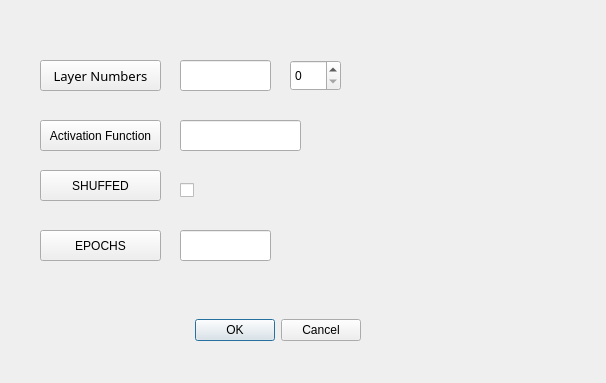
<?xml version="1.0" encoding="UTF-8"?>
<ui version="4.0">
 <class>Dialog_Layer</class>
 <widget class="QDialog" name="Dialog_Layer">
  <property name="geometry">
   <rect>
    <x>0</x>
    <y>0</y>
    <width>606</width>
    <height>383</height>
   </rect>
  </property>
  <property name="windowTitle">
   <string>Dialog</string>
  </property>
  <widget class="QDialogButtonBox" name="buttonBox_Layers">
   <property name="geometry">
    <rect>
     <x>190</x>
     <y>290</y>
     <width>171</width>
     <height>81</height>
    </rect>
   </property>
   <property name="orientation">
    <enum>Qt::Horizontal</enum>
   </property>
   <property name="standardButtons">
    <set>QDialogButtonBox::Cancel|QDialogButtonBox::Ok</set>
   </property>
  </widget>
  <widget class="QPushButton" name="pushButton_LayerNo">
   <property name="geometry">
    <rect>
     <x>40</x>
     <y>60</y>
     <width>121</width>
     <height>31</height>
    </rect>
   </property>
   <property name="font">
    <font>
     <family>Microsoft JhengHei</family>
     <pointsize>10</pointsize>
    </font>
   </property>
   <property name="text">
    <string>Layer Numbers</string>
   </property>
  </widget>
  <widget class="QLineEdit" name="lineEdit_LayerNo">
   <property name="geometry">
    <rect>
     <x>180</x>
     <y>60</y>
     <width>91</width>
     <height>31</height>
    </rect>
   </property>
   <property name="text">
    <string/>
   </property>
  </widget>
  <widget class="QPushButton" name="pushButton_ACFN">
   <property name="geometry">
    <rect>
     <x>40</x>
     <y>120</y>
     <width>121</width>
     <height>31</height>
    </rect>
   </property>
   <property name="font">
    <font>
     <pointsize>9</pointsize>
    </font>
   </property>
   <property name="text">
    <string>Activation Function</string>
   </property>
  </widget>
  <widget class="QSpinBox" name="spinBox_LayerNo">
   <property name="geometry">
    <rect>
     <x>290</x>
     <y>60</y>
     <width>51</width>
     <height>31</height>
    </rect>
   </property>
  </widget>
  <widget class="QLineEdit" name="lineEdit_ACFN">
   <property name="geometry">
    <rect>
     <x>180</x>
     <y>120</y>
     <width>121</width>
     <height>31</height>
    </rect>
   </property>
  </widget>
  <widget class="QPushButton" name="pushButton_SHUFFED">
   <property name="geometry">
    <rect>
     <x>40</x>
     <y>170</y>
     <width>121</width>
     <height>31</height>
    </rect>
   </property>
   <property name="font">
    <font>
     <pointsize>9</pointsize>
    </font>
   </property>
   <property name="text">
    <string>SHUFFED</string>
   </property>
  </widget>
  <widget class="QCheckBox" name="checkBox_Shuffer">
   <property name="geometry">
    <rect>
     <x>180</x>
     <y>180</y>
     <width>51</width>
     <height>21</height>
    </rect>
   </property>
   <property name="text">
    <string/>
   </property>
  </widget>
  <widget class="QPushButton" name="pushButton_Epochs">
   <property name="geometry">
    <rect>
     <x>40</x>
     <y>230</y>
     <width>121</width>
     <height>31</height>
    </rect>
   </property>
   <property name="font">
    <font>
     <pointsize>9</pointsize>
    </font>
   </property>
   <property name="text">
    <string>EPOCHS</string>
   </property>
  </widget>
  <widget class="QLineEdit" name="lineEdit_EPOCHS">
   <property name="geometry">
    <rect>
     <x>180</x>
     <y>230</y>
     <width>91</width>
     <height>31</height>
    </rect>
   </property>
   <property name="text">
    <string/>
   </property>
  </widget>
 </widget>
 <resources/>
 <connections>
  <connection>
   <sender>buttonBox_Layers</sender>
   <signal>accepted()</signal>
   <receiver>Dialog_Layer</receiver>
   <slot>accept()</slot>
   <hints>
    <hint type="sourcelabel">
     <x>248</x>
     <y>254</y>
    </hint>
    <hint type="destinationlabel">
     <x>157</x>
     <y>274</y>
    </hint>
   </hints>
  </connection>
  <connection>
   <sender>buttonBox_Layers</sender>
   <signal>rejected()</signal>
   <receiver>Dialog_Layer</receiver>
   <slot>reject()</slot>
   <hints>
    <hint type="sourcelabel">
     <x>316</x>
     <y>260</y>
    </hint>
    <hint type="destinationlabel">
     <x>286</x>
     <y>274</y>
    </hint>
   </hints>
  </connection>
 </connections>
</ui>
